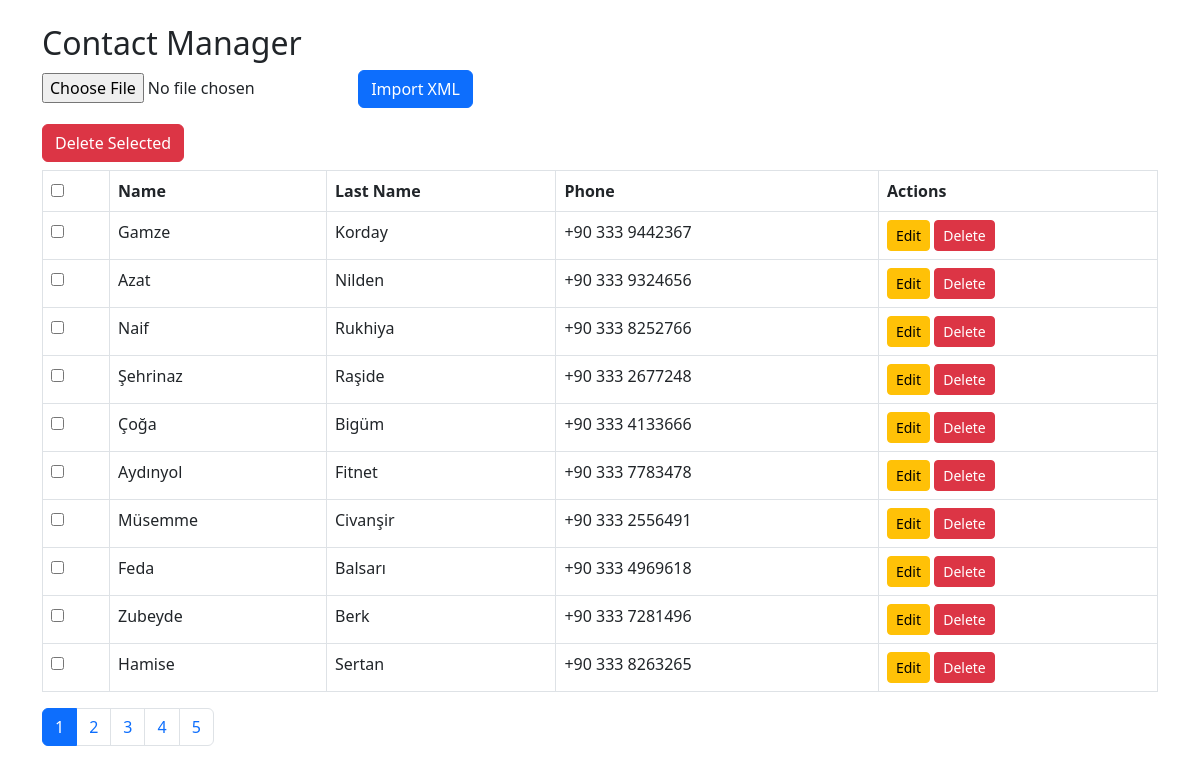
The page / on the database its author committed.
### tables this page shows
CREATE TABLE `contacts` (
  `id` int(11) NOT NULL,
  `name` varchar(255) NOT NULL,
  `last_name` varchar(255) NOT NULL,
  `phone` varchar(20) NOT NULL
);

### index.php (the view, shortened to what this page needs)
<?php
include 'db.php';
$limit = 10;
$page = isset($_GET['page']) ? (int)$_GET['page'] : 1;
$page = max($page, 1);
$offset = ($page - 1) * $limit;
$stmt = $conn->prepare("SELECT * FROM contacts ORDER BY id DESC LIMIT :limit OFFSET :offset");
$stmt->bindParam(':limit', $limit, PDO::PARAM_INT);
$stmt->bindParam(':offset', $offset, PDO::PARAM_INT);
$stmt->execute();
$contacts = $stmt->fetchAll(PDO::FETCH_ASSOC);
$totalStmt = $conn->query("SELECT COUNT(*) FROM contacts");
$totalContacts = $totalStmt->fetchColumn();
$totalPages = ceil($totalContacts / $limit);
?>
<!DOCTYPE html>
<html lang="en">
<head>
    <link href="https://cdn.jsdelivr.net/npm/bootstrap@5.3.0/dist/css/bootstrap.min.css" rel="stylesheet">
</head>
<body class="container mt-4">
    <h2>Contact Manager</h2>
    <form action="import.php" method="post" enctype="multipart/form-data" class="mb-3">
        <input type="file" name="xml_file" required>
        <button type="submit" class="btn btn-primary">Import XML</button>
    </form>
    <form action="bulk_delete.php" method="post" onsubmit="return confirmBulkDelete();">
        <button type="submit" class="btn btn-danger mb-2">Delete Selected</button>
        <table class="table table-bordered">
            <thead>
                <tr>
                    <th><input type="checkbox" onclick="toggleCheckboxes(this)"></th>
                    <th>Name</th>
                    <th>Last Name</th>
                    <th>Phone</th>
                    <th>Actions</th>
                </tr>
            </thead>
            <tbody>
                <?php foreach ($contacts as $contact): ?>
                    <tr>
                        <td><input type="checkbox" name="contact_ids[]" value="<?= $contact['id'] ?>"></td>
                        <td><?= htmlspecialchars($contact['name']) ?></td>
                        <td><?= htmlspecialchars($contact['last_name']) ?></td>
                        <td><?= htmlspecialchars($contact['phone']) ?></td>
                        <td>
                            <a href="edit.php?id=<?= $contact['id'] ?>" class="btn btn-warning btn-sm">Edit</a>
                            <a href="javascript:void(0);" onclick="confirmDelete('delete.php?id=<?= $contact['id'] ?>')" class="btn btn-danger btn-sm">Delete</a>
                        </td>
                    </tr>
                <?php endforeach; ?>
            </tbody>
        </table>
    </form>
    <nav>
        <ul class="pagination">
            <?php for ($i = 1; $i <= $totalPages; $i++): ?>
                <li class="page-item <?= $i == $page ? 'active' : '' ?>">
                    <a class="page-link" href="?page=<?= $i ?>"><?= $i ?></a>
                </li>
            <?php endfor; ?>
        </ul>
    </nav>
</body>
</html>

### rows shown on the page
contacts: name "Gamze", last_name "Korday", phone "+90 333 9442367"
contacts: name "Azat", last_name "Nilden", phone "+90 333 9324656"
contacts: name "Naif", last_name "Rukhiya", phone "+90 333 8252766"
contacts: name "Şehrinaz", last_name "Raşide", phone "+90 333 2677248"
contacts: name "Çoğa", last_name "Bigüm", phone "+90 333 4133666"
contacts: name "Aydınyol", last_name "Fitnet", phone "+90 333 7783478"
contacts: name "Müsemme", last_name "Civanşir", phone "+90 333 2556491"
contacts: name "Feda", last_name "Balsarı", phone "+90 333 4969618"
contacts: name "Zubeyde", last_name "Berk", phone "+90 333 7281496"
contacts: name "Hamise", last_name "Sertan", phone "+90 333 8263265"
